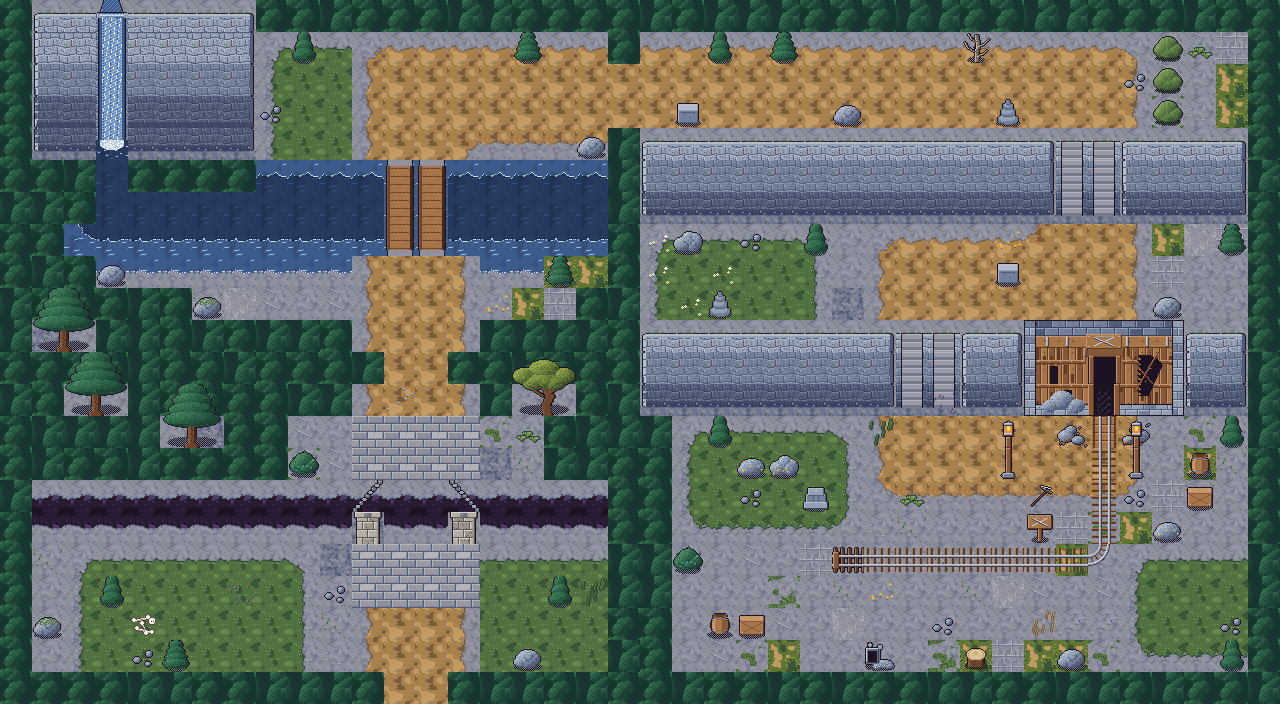

Rendered tile map (Tiled .tmx) drawn with the repository's tilesets; below, a short description and the map source with its tile grids summarised:
An orthogonal 40x22 tile map with 32x32 px tiles, 4 tile layers (Sol, Decor, Murs, Dessus) and 17 objects (7x Ennemi, 2x Sortie, 2x Spawn, 2x Ramassable, Porte, ...).

<map version="1.10" tiledversion="1.12.2" orientation="orthogonal" renderorder="right-down" width="40" height="22" tilewidth="32" tileheight="32" infinite="0" nextlayerid="6" nextobjectid="18">
 <properties>
  <property name="camera" value="suivre" />
  <property name="monde_x" type="int" value="2" />
  <property name="monde_y" type="int" value="0" />
 </properties>
 <tileset firstgid="1" source="../tilesets/montagne.tsx" />
 <layer id="1" name="Sol" width="40" height="22">
  <data>[880 cells, 880 non-empty, 45 distinct tile ids]</data>
 </layer>
 <layer id="2" name="Decor" width="40" height="22">
  <data>[880 cells, 53 non-empty, 22 distinct tile ids]</data>
 </layer>
 <layer id="3" name="Murs" width="40" height="22">
  <data>[880 cells, 475 non-empty, 73 distinct tile ids]</data>
 </layer>
 <objectgroup id="4" name="Objets">
  <object id="1" type="Sortie" x="384" y="672" width="64" height="32">
   <properties>
    <property name="cible_carte" value="res://scenes/rooms/village_room.tscn" />
    <property name="cible_spawn" value="depuis_montagne" />
    <property name="godot_node_type" value="area" />
   </properties>
  </object>
  <object id="2" type="Spawn" x="416" y="624">
   <properties>
    <property name="id" value="depuis_village" />
   </properties>
   <point />
  </object>
  <object id="3" type="Sortie" x="1088" y="384" width="32" height="32">
   <properties>
    <property name="cible_carte" value="res://scenes/rooms/donjon2_salle_01_room.tscn" />
    <property name="cible_spawn" value="depuis_montagne" />
    <property name="godot_node_type" value="area" />
   </properties>
  </object>
  <object id="4" type="Spawn" x="1104" y="464">
   <properties>
    <property name="id" value="depuis_mine" />
   </properties>
   <point />
  </object>
  <object id="5" type="Porte" x="384" y="480" width="64" height="64">
   <properties>
    <property name="id" value="montagne_pont_levis" />
    <property name="type" value="interrupteur" />
    <property name="apparence" value="pont_levis" />
   </properties>
  </object>
  <object id="6" type="Interrupteur" x="336" y="464">
   <properties>
    <property name="id" value="montagne_cible_pont" />
    <property name="cible" value="montagne_pont_levis" />
    <property name="mode" value="fleche" />
   </properties>
   <point />
  </object>
  <object id="7" type="StatueCorbeau" x="816" y="496">
   <properties>
    <property name="id" value="montagne_statue_col" />
   </properties>
   <point />
  </object>
  <object id="8" type="Ramassable" x="1232" y="80">
   <properties>
    <property name="id" value="montagne_plume_01" />
    <property name="contenu" value="plume_corbeau" />
   </properties>
   <point />
  </object>
  <object id="9" type="Ramassable" x="688" y="272">
   <properties>
    <property name="id" value="montagne_rubis_secret_01" />
    <property name="contenu" value="rubis_rouge" />
   </properties>
   <point />
  </object>
  <object id="10" type="Ennemi" x="272" y="304">
   <properties>
    <property name="type" value="ronceau" />
    <property name="variante" value="normal" />
   </properties>
   <point />
  </object>
  <object id="11" type="Ennemi" x="496" y="112">
   <properties>
    <property name="type" value="sanglier_noirci" />
    <property name="variante" value="normal" />
   </properties>
   <point />
  </object>
  <object id="12" type="Ennemi" x="880" y="80">
   <properties>
    <property name="type" value="ronceau" />
    <property name="variante" value="normal" />
   </properties>
   <point />
  </object>
  <object id="13" type="Ennemi" x="848" y="272">
   <properties>
    <property name="type" value="sanglier_noirci" />
    <property name="variante" value="normal" />
   </properties>
   <point />
  </object>
  <object id="14" type="Ennemi" x="1200" y="304">
   <properties>
    <property name="type" value="ronceau" />
    <property name="variante" value="normal" />
   </properties>
   <point />
  </object>
  <object id="15" type="Ennemi" x="784" y="592">
   <properties>
    <property name="type" value="ronceau" />
    <property name="variante" value="rouge" />
   </properties>
   <point />
  </object>
  <object id="16" type="Ennemi" x="1008" y="624">
   <properties>
    <property name="type" value="sanglier_noirci" />
    <property name="variante" value="normal" />
   </properties>
   <point />
  </object>
  <object id="17" type="Brume" x="0" y="352" width="640" height="352">
   <properties>
    <property name="densite" value="0.5,0.35,0.2,0.5,0" />
    <property name="godot_node_type" value="area" />
   </properties>
  </object>
 </objectgroup>
 <layer id="5" name="Dessus" width="40" height="22">
  <data>[880 cells, 12 non-empty, 9 distinct tile ids]</data>
 </layer>
</map>
